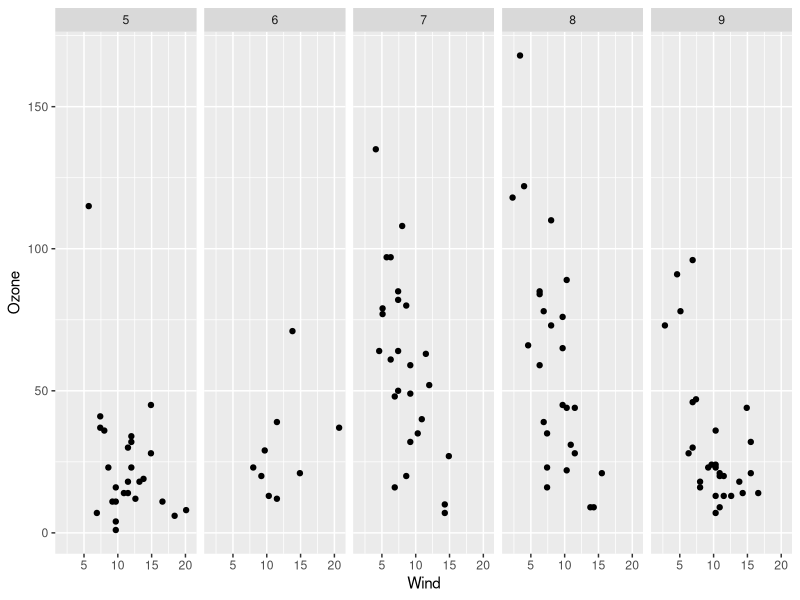

The R script that drew this image:
# Question:
# I am interested in examining how the relationship between ozone and wind speed varies
# across each month. 
# What would be the appropriate code to visualize that using ggplot2?

library(ggplot2)
library(datasets)
data(airquality)

# option 1
#qplot(Wind, Ozone, data = airquality, geom = "smooth")
# => a plot with a (regression?) curve

# option 2 -- NOT RUNNABLE
#qplot(Wind, Ozone, data = airquality, facets = . ~ factor(Month))

# option 3 -- this is the answer, as this is the pnly plot that has 5 panels
# each for a month
airquality = transform(airquality, Month = factor(Month))
qplot(Wind, Ozone, data = airquality, facets = . ~ Month)

# option 4
#qplot(Wind, Ozone, data = airquality)
# => scatter plot, with dots
